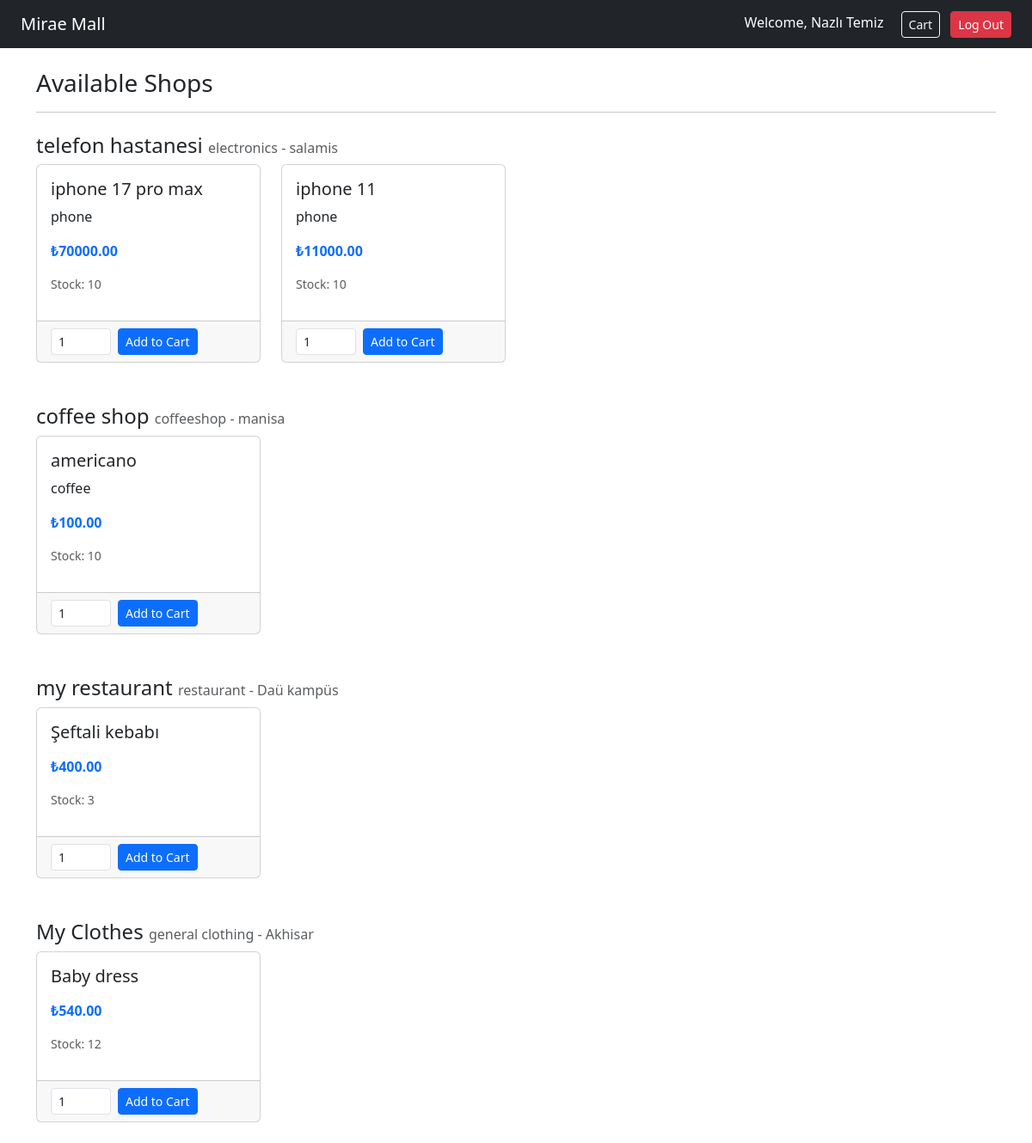
The app's page /home.php (signed in) with its own data.
### tables this page shows
CREATE TABLE `shops` (
  `id` int(11) NOT NULL,
  `name` varchar(100) NOT NULL,
  `type` varchar(50) NOT NULL,
  `location` varchar(150) DEFAULT NULL,
  `manager_id` int(11) DEFAULT NULL,
  `rating` decimal(2,1) DEFAULT 0.0,
  `status` varchar(20) DEFAULT 'active'
);

CREATE TABLE `products` (
  `id` int(11) NOT NULL,
  `name` varchar(100) NOT NULL,
  `description` text DEFAULT NULL,
  `price` decimal(10,2) NOT NULL,
  `quantity` int(11) DEFAULT 0,
  `shop_id` int(11) DEFAULT NULL,
  `rating` decimal(2,1) DEFAULT 0.0
);

### home.php (the view, shortened to what this page needs)
<?php
include "connect.php";
$sql   = "SELECT * FROM shops";
$shops = mysqli_query($conn, $sql);
?>
<!DOCTYPE html>
<html lang="en">
<head>
    <link href="https://cdn.jsdelivr.net/npm/bootstrap@5.3.8/dist/css/bootstrap.min.css" rel="stylesheet">
</head>
<body>
<nav class="navbar navbar-dark bg-dark px-4">
    <span class="navbar-brand">Mirae Mall</span>
    <div>
        <span class="text-white me-3">Welcome, <?php echo $_SESSION["name"]; ?></span>
        <a href="cart.php" class="btn btn-outline-light btn-sm me-2">Cart</a>
        <a href="logout.php" class="btn btn-danger btn-sm">Log Out</a>
    </div>
</nav>
<div class="container mt-4">
    <h3>Available Shops</h3>
    <hr>
    <?php while ($shop = mysqli_fetch_assoc($shops)): ?>
        <h4 class="mt-4"><?php echo $shop["name"]; ?>
            <small class="text-muted fs-6"><?php echo $shop["type"]; ?> - <?php echo $shop["location"]; ?></small>
        </h4>
        <div class="row">
            <?php
            $shop_id = $shop["id"];
            $sql     = "SELECT * FROM products WHERE shop_id = '$shop_id'";
            $products = mysqli_query($conn, $sql);
            while ($product = mysqli_fetch_assoc($products)):
            ?>
                <div class="col-md-3 mb-4">
                    <div class="card h-100">
                        <div class="card-body">
                            <h5 class="card-title"><?php echo $product["name"]; ?></h5>
                            <p class="card-text"><?php echo $product["description"]; ?></p>
                            <p class="fw-bold text-primary">₺<?php echo $product["price"]; ?></p>
                            <p class="text-muted small">Stock: <?php echo $product["quantity"]; ?></p>
                        </div>
                        <div class="card-footer">
                            <form action="home.php" method="post">
                                <div class="d-flex gap-2">
                                    <input type="number" name="amount" value="1" min="1"
                                           max="<?php echo $product["quantity"]; ?>"
                                           class="form-control form-control-sm" style="width:70px;">
                                    <button type="submit" name="add_to_cart" class="btn btn-primary btn-sm">
                                        Add to Cart
                                    </button>
                                </div>
                            </form>
                        </div>
                    </div>
                </div>
            <?php endwhile; ?>
        </div>
    <?php endwhile; ?>
</div>
</body>
</html>

### records on screen
shops: name "telefon hastanesi", type "electronics", location "salamis"
products: name "iphone 17 pro max", description "phone", price "70000.00", quantity "10"
products: name "iphone 11", description "phone", price "11000.00", quantity "10"
shops: name "coffee shop", type "coffeeshop", location "manisa"
products: name "americano", description "coffee", price "100.00", quantity "10"
shops: name "my restaurant", type "restaurant", location "Daü kampüs"
products: name "Şeftali kebabı", price "400.00", quantity "3"
shops: name "My Clothes", type "general clothing", location "Akhisar"
products: name "Baby dress", price "540.00", quantity "12"

### other values on screen
$_SESSION["name"] "Nazlı Temiz"
